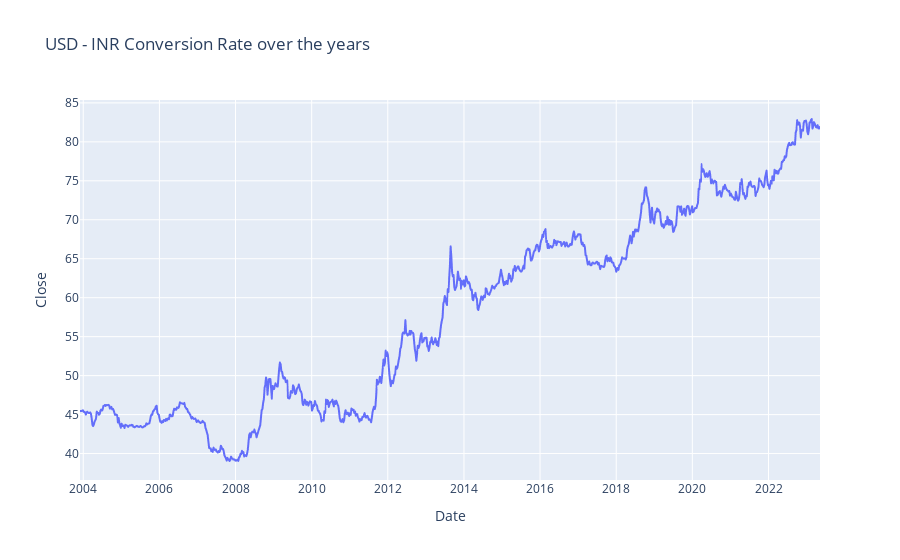

The code cell stored with this chart in its notebook:
### Code cell
figure = px.line(data, x="Date", y="Close", title='USD - INR Conversion Rate over the years')
figure.show()

### Figure 1 — Plotly figure (JSON) as saved in the notebook; plotly's stock layout.template omitted (floating-point values rounded to 4 significant figures; data arrays with more than 128 entries replaced by an {"elided": "..."} marker saying what was removed)
{"data": [{"hovertemplate": "Date=%{x}<br>Close=%{y}<extra></extra>", "legendgroup": "", "line": {"color": "#636efa", "dash": "solid"}, "marker": {"symbol": "circle"}, "mode": "lines", "name": "", "showlegend": false, "type": "scattergl", "x": {"elided": "1013 str values"}, "xaxis": "x", "y": {"elided": "1013 float values"}, "yaxis": "y"}], "layout": {"legend": {"tracegroupgap": 0}, "title": {"text": "USD - INR Conversion Rate over the years"}, "xaxis": {"anchor": "y", "domain": [0, 1], "title": {"text": "Date"}}, "yaxis": {"anchor": "x", "domain": [0, 1], "title": {"text": "Close"}}}}
